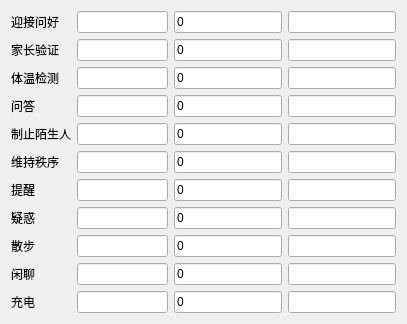
   <widget class="QWidget" name="gridLayoutWidget_3">
    <property name="geometry">
     <rect>
      <x>770</x>
      <y>10</y>
      <width>471</width>
      <height>261</height>
     </rect>
    </property>
    <layout class="QGridLayout" name="gridLayout_4" columnstretch="2,0,0,0">
     <property name="sizeConstraint">
      <enum>QLayout::SetFixedSize</enum>
     </property>
     <item row="0" column="2">
      <widget class="QLineEdit" name="lineEdit_need_greet">
       <property name="text">
        <string>0</string>
       </property>
      </widget>
     </item>
     <item row="1" column="1">
      <widget class="QProgressBar" name="progressBar_need_parent_ensure">
       <property name="styleSheet">
        <string notr="true">QProgressBar::chunk{background:blue}</string>
       </property>
       <property name="value">
        <number>0</number>
       </property>
       <property name="textVisible">
        <bool>false</bool>
       </property>
      </widget>
     </item>
     <item row="2" column="1">
      <widget class="QProgressBar" name="progressBar_need_tempareture_check">
       <property name="styleSheet">
        <string notr="true">QProgressBar::chunk{background:blue}</string>
       </property>
       <property name="value">
        <number>0</number>
       </property>
       <property name="textVisible">
        <bool>false</bool>
       </property>
      </widget>
     </item>
     <item row="8" column="2">
      <widget class="QLineEdit" name="lineEdit_need_wander">
       <property name="text">
        <string>0</string>
       </property>
      </widget>
     </item>
     <item row="2" column="2">
      <widget class="QLineEdit" name="lineEdit_need_tempareture_check">
       <property name="text">
        <string>0</string>
       </property>
      </widget>
     </item>
     <item row="7" column="1">
      <widget class="QProgressBar" name="progressBar_need_question">
       <property name="styleSheet">
        <string notr="true">QProgressBar::chunk{background:blue}</string>
       </property>
       <property name="value">
        <number>0</number>
       </property>
       <property name="textVisible">
        <bool>false</bool>
       </property>
      </widget>
     </item>
     <item row="10" column="1">
      <widget class="QProgressBar" name="progressBar_need_charge">
       <property name="styleSheet">
        <string notr="true">QProgressBar::chunk{background:blue}</string>
       </property>
       <property name="value">
        <number>0</number>
       </property>
       <property name="textVisible">
        <bool>false</bool>
       </property>
      </widget>
     </item>
     <item row="7" column="2">
      <widget class="QLineEdit" name="lineEdit_need_question">
       <property name="text">
        <string>0</string>
       </property>
      </widget>
     </item>
     <item row="9" column="2">
      <widget class="QLineEdit" name="lineEdit_need_chat">
       <property name="text">
        <string>0</string>
       </property>
      </widget>
     </item>
     <item row="3" column="1">
      <widget class="QProgressBar" name="progressBar_need_answer">
       <property name="styleSheet">
        <string notr="true">QProgressBar::chunk{background:blue}</string>
       </property>
       <property name="value">
        <number>0</number>
       </property>
       <property name="textVisible">
        <bool>false</bool>
       </property>
      </widget>
     </item>
     <item row="3" column="2">
      <widget class="QLineEdit" name="lineEdit_need_answer">
       <property name="text">
        <string>0</string>
       </property>
      </widget>
     </item>
     <item row="10" column="2">
      <widget class="QLineEdit" name="lineEdit_need_charge">
       <property name="text">
        <string>0</string>
       </property>
      </widget>
     </item>
     <item row="1" column="2">
      <widget class="QLineEdit" name="lineEdit_need_parent_ensure">
       <property name="text">
        <string>0</string>
       </property>
      </widget>
     </item>
     <item row="9" column="1">
      <widget class="QProgressBar" name="progressBar_need_chat">
       <property name="styleSheet">
        <string notr="true">QProgressBar::chunk{background:blue}</string>
       </property>
       <property name="value">
        <number>0</number>
       </property>
       <property name="textVisible">
        <bool>false</bool>
       </property>
      </widget>
     </item>
     <item row="8" column="1">
      <widget class="QProgressBar" name="progressBar_need_wander">
       <property name="styleSheet">
        <string notr="true">QProgressBar::chunk{background:blue}</string>
       </property>
       <property name="value">
        <number>0</number>
       </property>
       <property name="textVisible">
        <bool>false</bool>
       </property>
      </widget>
     </item>
     <item row="0" column="1">
      <widget class="QProgressBar" name="progressBar_need_greet">
       <property name="styleSheet">
        <string notr="true">QProgressBar::chunk{background:blue}</string>
       </property>
       <property name="value">
        <number>0</number>
       </property>
       <property name="textVisible">
        <bool>false</bool>
       </property>
      </widget>
     </item>
     <item row="0" column="0">
      <widget class="QLabel" name="label_57">
       <property name="text">
        <string>迎接问好</string>
       </property>
      </widget>
     </item>
     <item row="1" column="0">
      <widget class="QLabel" name="label_58">
       <property name="text">
        <string>家长验证</string>
       </property>
      </widget>
     </item>
     <item row="2" column="0">
      <widget class="QLabel" name="label_59">
       <property name="text">
        <string>体温检测</string>
       </property>
      </widget>
     </item>
     <item row="3" column="0">
      <widget class="QLabel" name="label_60">
       <property name="text">
        <string>问答</string>
       </property>
      </widget>
     </item>
     <item row="7" column="0">
      <widget class="QLabel" name="label_61">
       <property name="contextMenuPolicy">
        <enum>Qt::ActionsContextMenu</enum>
       </property>
       <property name="text">
        <string>疑惑</string>
       </property>
      </widget>
     </item>
     <item row="8" column="0">
      <widget class="QLabel" name="label_62">
       <property name="contextMenuPolicy">
        <enum>Qt::ActionsContextMenu</enum>
       </property>
       <property name="text">
        <string>散步</string>
       </property>
      </widget>
     </item>
     <item row="9" column="0">
      <widget class="QLabel" name="label_63">
       <property name="contextMenuPolicy">
        <enum>Qt::ActionsContextMenu</enum>
       </property>
       <property name="text">
        <string>闲聊</string>
       </property>
      </widget>
     </item>
     <item row="10" column="0">
      <widget class="QLabel" name="label_64">
       <property name="contextMenuPolicy">
        <enum>Qt::ActionsContextMenu</enum>
       </property>
       <property name="text">
        <string>充电</string>
       </property>
      </widget>
     </item>
     <item row="0" column="3">
      <widget class="QLineEdit" name="lineEdit_need_greet_2">
       <property name="text">
        <string/>
       </property>
      </widget>
     </item>
     <item row="1" column="3">
      <widget class="QLineEdit" name="lineEdit_need_parent_ensure_2">
       <property name="text">
        <string/>
       </property>
      </widget>
     </item>
     <item row="3" column="3">
      <widget class="QLineEdit" name="lineEdit_need_answer_2">
       <property name="text">
        <string/>
       </property>
      </widget>
     </item>
     <item row="2" column="3">
      <widget class="QLineEdit" name="lineEdit_need_tempareture_check_2">
       <property name="text">
        <string/>
       </property>
      </widget>
     </item>
     <item row="7" column="3">
      <widget class="QLineEdit" name="lineEdit_need_question_2">
       <property name="text">
        <string/>
       </property>
      </widget>
     </item>
     <item row="8" column="3">
      <widget class="QLineEdit" name="lineEdit_need_wander_2">
       <property name="text">
        <string/>
       </property>
      </widget>
     </item>
     <item row="9" column="3">
      <widget class="QLineEdit" name="lineEdit_need_chat_2">
       <property name="text">
        <string/>
       </property>
      </widget>
     </item>
     <item row="10" column="3">
      <widget class="QLineEdit" name="lineEdit_need_charge_2">
       <property name="text">
        <string/>
       </property>
      </widget>
     </item>
     <item row="4" column="0">
      <widget class="QLabel" name="label_65">
       <property name="contextMenuPolicy">
        <enum>Qt::ActionsContextMenu</enum>
       </property>
       <property name="text">
        <string>制止陌生人</string>
       </property>
      </widget>
     </item>
     <item row="5" column="0">
      <widget class="QLabel" name="label_66">
       <property name="contextMenuPolicy">
        <enum>Qt::ActionsContextMenu</enum>
       </property>
       <property name="text">
        <string>维持秩序</string>
       </property>
      </widget>
     </item>
     <item row="4" column="1">
      <widget class="QProgressBar" name="progressBar_need_StopStranger">
       <property name="styleSheet">
        <string notr="true">QProgressBar::chunk{background:blue}</string>
       </property>
       <property name="value">
        <number>0</number>
       </property>
       <property name="textVisible">
        <bool>false</bool>
       </property>
      </widget>
     </item>
     <item row="5" column="1">
      <widget class="QProgressBar" name="progressBar_need_KeepOrder">
       <property name="styleSheet">
        <string notr="true">QProgressBar::chunk{background:blue}</string>
       </property>
       <property name="value">
        <number>0</number>
       </property>
       <property name="textVisible">
        <bool>false</bool>
       </property>
      </widget>
     </item>
     <item row="4" column="2">
      <widget class="QLineEdit" name="lineEdit_need_StopStranger">
       <property name="text">
        <string>0</string>
       </property>
      </widget>
     </item>
     <item row="5" column="2">
      <widget class="QLineEdit" name="lineEdit_need_KeepOrder">
       <property name="text">
        <string>0</string>
       </property>
      </widget>
     </item>
     <item row="4" column="3">
      <widget class="QLineEdit" name="lineEdit_need_StopStranger_2">
       <property name="text">
        <string/>
       </property>
      </widget>
     </item>
     <item row="5" column="3">
      <widget class="QLineEdit" name="lineEdit_need_KeepOrder_2">
       <property name="text">
        <string/>
       </property>
      </widget>
     </item>
     <item row="6" column="1">
      <widget class="QProgressBar" name="progressBar_need_remind">
       <property name="styleSheet">
        <string notr="true">QProgressBar::chunk{background:blue}</string>
       </property>
       <property name="value">
        <number>0</number>
       </property>
       <property name="textVisible">
        <bool>false</bool>
       </property>
      </widget>
     </item>
     <item row="6" column="0">
      <widget class="QLabel" name="label_67">
       <property name="contextMenuPolicy">
        <enum>Qt::ActionsContextMenu</enum>
       </property>
       <property name="text">
        <string>提醒</string>
       </property>
      </widget>
     </item>
     <item row="6" column="2">
      <widget class="QLineEdit" name="lineEdit_need_remind">
       <property name="text">
        <string>0</string>
       </property>
      </widget>
     </item>
     <item row="6" column="3">
      <widget class="QLineEdit" name="lineEdit_need_remind_2">
       <property name="text">
        <string/>
       </property>
      </widget>
     </item>
    </layout>
   </widget>
